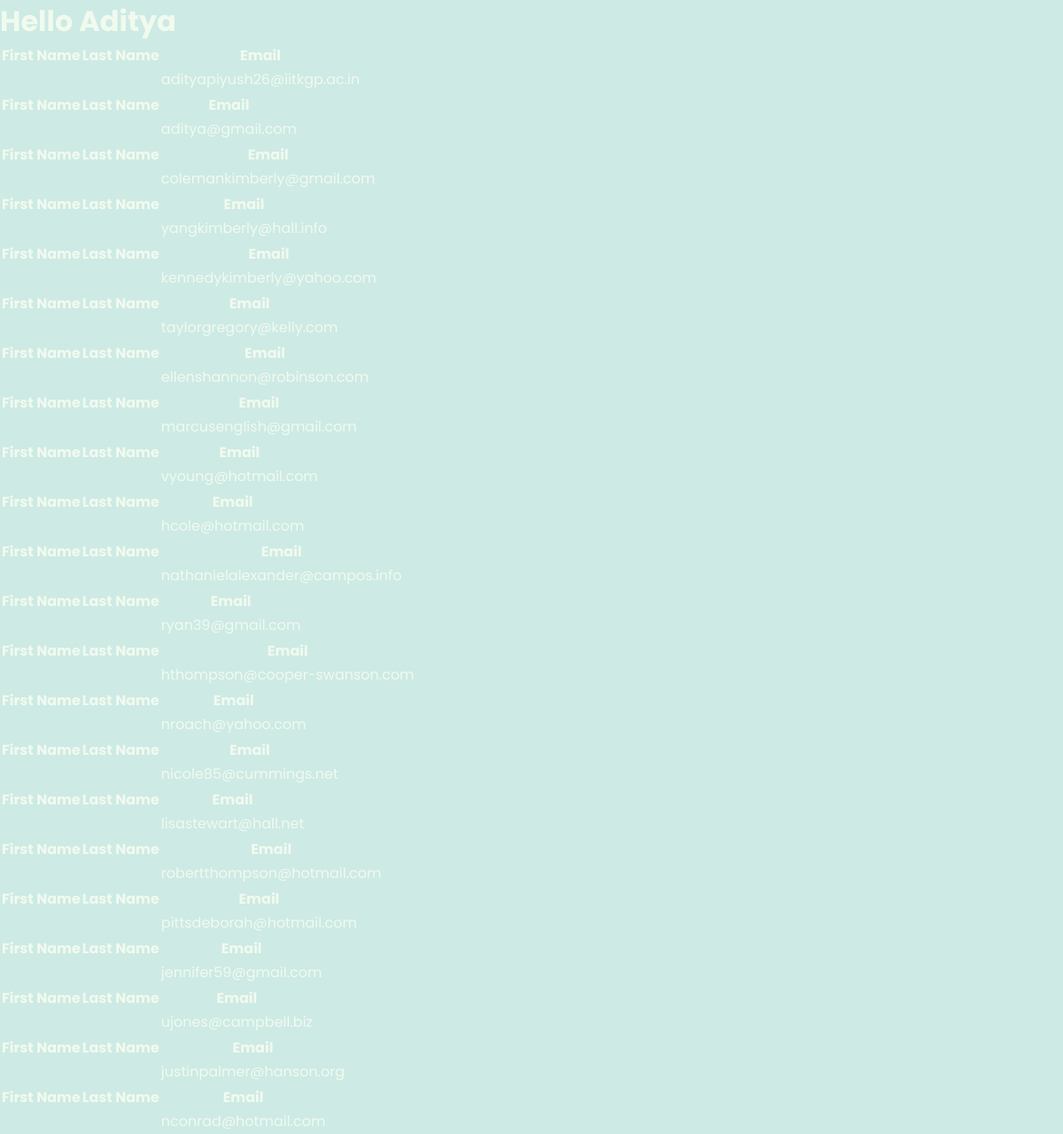
/users/, run on the app's committed database.
### Portfolio/models.py (models this page shows)
class User(models.Model):
    name = models.CharField(max_length=30)
    email = models.EmailField(max_length=200, unique=True)
    message = models.TextField(max_length=400)

### Portfolio/views.py (the view)
# urls.py: path('users/', views.users, name="users"),
def users(request):
    user_list = User.objects.order_by('name')
    user_dict = {"users":user_list}
    return render(request,'Portfolio/users.html',context=user_dict)

### Portfolio/templates/Portfolio/users.html (shortened to what this page needs)
<!DOCTYPE html>
{% load static %}
<html lang="en" dir="ltr">
  <head>
    <link rel="stylesheet" href="{% static "Portfolio/css/mycss.css" %}"/>
  </head>
  <body>
    <h1>Hello Aditya</h1>
    {% for i in users %}
      <table>
        <th>First Name</th>
        <th>Last Name</th>
        <th>Email</th>
        <tr>
          <td>{{i.first_name}}</td>
          <td>{{i.last_name}}</td>
          <td>{{i.email}}</td>
        </tr>
      </table>
      {% endfor %}
  </body>
</html>

### Portfolio/static/Portfolio/css/mycss.css (style rules this page uses)
* { margin: 0; padding: 0; box-sizing: border-box; }
body { background: #CDEAE5; color: #F1FAEE; font-family: 'Poppins', sans-serif; justify-content: center; align-items: center; min-height: 100vh; }

### data on the page
User: email "adityapiyush26@iitkgp.ac.in"
User: email "aditya@gmail.com"
User: email "colemankimberly@gmail.com"
User: email "yangkimberly@hall.info"
User: email "kennedykimberly@yahoo.com"
User: email "taylorgregory@kelly.com"
User: email "ellenshannon@robinson.com"
User: email "marcusenglish@gmail.com"
User: email "vyoung@hotmail.com"
User: email "hcole@hotmail.com"
User: email "nathanielalexander@campos.info"
User: email "ryan39@gmail.com"
User: email "hthompson@cooper-swanson.com"
User: email "nroach@yahoo.com"
User: email "nicole85@cummings.net"
User: email "lisastewart@hall.net"
User: email "robertthompson@hotmail.com"
User: email "pittsdeborah@hotmail.com"
User: email "jennifer59@gmail.com"
User: email "ujones@campbell.biz"
User: email "justinpalmer@hanson.org"
User: email "nconrad@hotmail.com"
